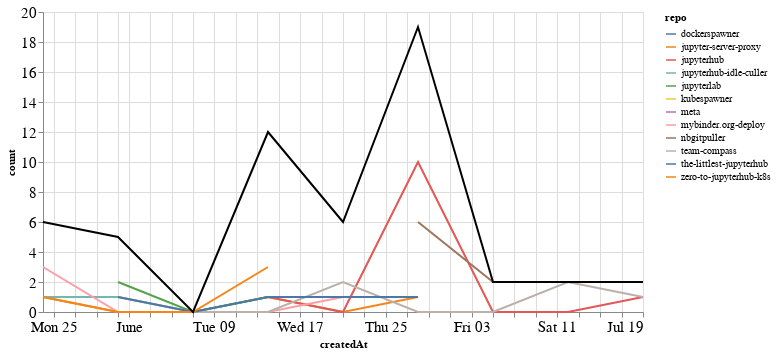

Write notebook code for a chart like this one.
### Markdown cell above
## Comments

### Code cell
comments_time = comments.groupby('repo').resample('W', on='createdAt').count()['author'].reset_index()
comments_time = comments_time.rename(columns={'author': 'count'})
comments_time_total = comments_time.groupby('createdAt').agg({"count": "sum"}).reset_index()
ch1 = alt.Chart(comments_time, width=600).mark_line().encode(
    x='createdAt',
    y='count',
    color='repo',
    tooltip="repo"
)

ch2 = alt.Chart(comments_time_total, width=600).mark_line(color="black").encode(
    x='createdAt',
    y='count',
)

ch1 + ch2

### Figure 1 — Vega-Lite specification as saved in the notebook (floating-point values rounded to 4 significant figures)
{"config": {"axisLeft": {"labelFontSize": 15}, "axisBottom": {"labelFontSize": 15}}, "layer": [{"data": {"name": "data-73a4efc33c13a7cb7c0e1bea75d60151"}, "mark": "line", "encoding": {"color": {"type": "nominal", "field": "repo"}, "tooltip": {"type": "nominal", "field": "repo"}, "x": {"type": "temporal", "field": "createdAt"}, "y": {"type": "quantitative", "field": "count"}}, "width": 600}, {"data": {"name": "data-0392a831874480bc873d94a859382b6a"}, "mark": {"type": "line", "color": "black"}, "encoding": {"x": {"type": "temporal", "field": "createdAt"}, "y": {"type": "quantitative", "field": "count"}}, "width": 600}], "$schema": "https://vega.github.io/schema/vega-lite/v4.8.1.json", "datasets": {"data-73a4efc33c13a7cb7c0e1bea75d60151": [{"repo": "dockerspawner", "createdAt": "2020-06-14T00:00:00", "count": 4}, {"repo": "jupyter-server-proxy", "createdAt": "2020-05-24T00:00:00", "count": 1}, {"repo": "jupyter-server-proxy", "createdAt": "2020-05-31T00:00:00", "count": 0}, {"repo": "jupyter-server-proxy", "createdAt": "2020-06-07T00:00:00", "count": 0}, {"repo": "jupyter-server-proxy", "createdAt": "2020-06-14T00:00:00", "count": 1}, {"repo": "jupyter-server-proxy", "createdAt": "2020-06-21T00:00:00", "count": 0}, {"repo": "jupyter-server-proxy", "createdAt": "2020-06-28T00:00:00", "count": 1}, {"repo": "jupyterhub", "createdAt": "2020-06-14T00:00:00", "count": 1}, {"repo": "jupyterhub", "createdAt": "2020-06-21T00:00:00", "count": 0}, {"repo": "jupyterhub", "createdAt": "2020-06-28T00:00:00", "count": 10}, {"repo": "jupyterhub", "createdAt": "2020-07-05T00:00:00", "count": 0}, {"repo": "jupyterhub", "createdAt": "2020-07-12T00:00:00", "count": 0}, {"repo": "jupyterhub", "createdAt": "2020-07-19T00:00:00", "count": 1}, {"repo": "jupyterhub-idle-culler", "createdAt": "2020-05-24T00:00:00", "count": 1}, {"repo": "jupyterhub-idle-culler", "createdAt": "2020-05-31T00:00:00", "count": 1}, {"repo": "jupyterhub-idle-culler", "createdAt": "2020-06-07T00:00:00", "count": 0}, {"repo": "jupyterhub-idle-culler", "createdAt": "2020-06-14T00:00:00", "count": 1}, {"repo": "jupyterhub-idle-culler", "createdAt": "2020-06-21T00:00:00", "count": 1}, {"repo": "jupyterlab", "createdAt": "2020-05-31T00:00:00", "count": 2}, {"repo": "jupyterlab", "createdAt": "2020-06-07T00:00:00", "count": 0}, {"repo": "jupyterlab", "createdAt": "2020-06-14T00:00:00", "count": 1}, {"repo": "kubespawner", "createdAt": "2020-06-21T00:00:00", "count": 1}, {"repo": "meta", "createdAt": "2020-06-28T00:00:00", "count": 1}, {"repo": "mybinder.org-deploy", "createdAt": "2020-05-24T00:00:00", "count": 3}, {"repo": "mybinder.org-deploy", "createdAt": "2020-05-31T00:00:00", "count": 0}, {"repo": "mybinder.org-deploy", "createdAt": "2020-06-07T00:00:00", "count": 0}, {"repo": "mybinder.org-deploy", "createdAt": "2020-06-14T00:00:00", "count": 0}, {"repo": "mybinder.org-deploy", "createdAt": "2020-06-21T00:00:00", "count": 1}, {"repo": "nbgitpuller", "createdAt": "2020-06-28T00:00:00", "count": 6}, {"repo": "nbgitpuller", "createdAt": "2020-07-05T00:00:00", "count": 2}, {"repo": "team-compass", "createdAt": "2020-05-31T00:00:00", "count": 1}, {"repo": "team-compass", "createdAt": "2020-06-07T00:00:00", "count": 0}, {"repo": "team-compass", "createdAt": "2020-06-14T00:00:00", "count": 0}, {"repo": "team-compass", "createdAt": "2020-06-21T00:00:00", "count": 2}, {"repo": "team-compass", "createdAt": "2020-06-28T00:00:00", "count": 0}, {"repo": "team-compass", "createdAt": "2020-07-05T00:00:00", "count": 0}, {"repo": "team-compass", "createdAt": "2020-07-12T00:00:00", "count": 2}, {"repo": "team-compass", "createdAt": "2020-07-19T00:00:00", "count": 1}, {"repo": "the-littlest-jupyterhub", "createdAt": "2020-05-31T00:00:00", "count": 1}, {"repo": "the-littlest-jupyterhub", "createdAt": "2020-06-07T00:00:00", "count": 0}, {"repo": "the-littlest-jupyterhub", "createdAt": "2020-06-14T00:00:00", "count": 1}, {"repo": "the-littlest-jupyterhub", "createdAt": "2020-06-21T00:00:00", "count": 1}, {"repo": "the-littlest-jupyterhub", "createdAt": "2020-06-28T00:00:00", "count": 1}, {"repo": "zero-to-jupyterhub-k8s", "createdAt": "2020-05-24T00:00:00", "count": 1}, {"repo": "zero-to-jupyterhub-k8s", "createdAt": "2020-05-31T00:00:00", "count": 0}, {"repo": "zero-to-jupyterhub-k8s", "createdAt": "2020-06-07T00:00:00", "count": 0}, {"repo": "zero-to-jupyterhub-k8s", "createdAt": "2020-06-14T00:00:00", "count": 3}], "data-0392a831874480bc873d94a859382b6a": [{"createdAt": "2020-05-24T00:00:00", "count": 6}, {"createdAt": "2020-05-31T00:00:00", "count": 5}, {"createdAt": "2020-06-07T00:00:00", "count": 0}, {"createdAt": "2020-06-14T00:00:00", "count": 12}, {"createdAt": "2020-06-21T00:00:00", "count": 6}, {"createdAt": "2020-06-28T00:00:00", "count": 19}, {"createdAt": "2020-07-05T00:00:00", "count": 2}, {"createdAt": "2020-07-12T00:00:00", "count": 2}, {"createdAt": "2020-07-19T00:00:00", "count": 2}]}}
